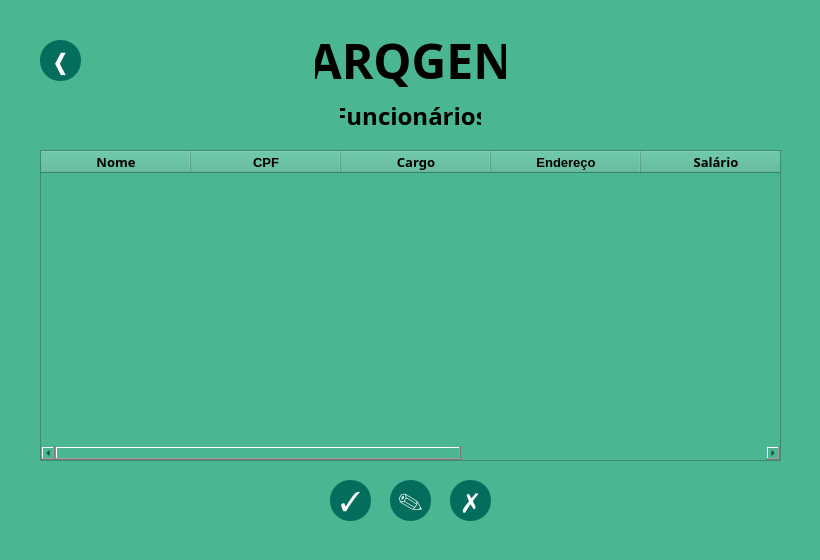
<?xml version="1.0" encoding="UTF-8"?>
<ui version="4.0">
 <class>Funcionarios</class>
 <widget class="QMainWindow" name="Funcionarios">
  <property name="geometry">
   <rect>
    <x>0</x>
    <y>0</y>
    <width>820</width>
    <height>560</height>
   </rect>
  </property>
  <property name="sizePolicy">
   <sizepolicy hsizetype="Preferred" vsizetype="Preferred">
    <horstretch>0</horstretch>
    <verstretch>0</verstretch>
   </sizepolicy>
  </property>
  <property name="minimumSize">
   <size>
    <width>820</width>
    <height>560</height>
   </size>
  </property>
  <property name="maximumSize">
   <size>
    <width>820</width>
    <height>560</height>
   </size>
  </property>
  <property name="windowTitle">
   <string>MainWindow</string>
  </property>
  <property name="styleSheet">
   <string notr="true">background-color: rgb(74, 182,  146);</string>
  </property>
  <widget class="QWidget" name="centralwidget">
   <widget class="QLabel" name="arqgen">
    <property name="geometry">
     <rect>
      <x>315</x>
      <y>20</y>
      <width>191</width>
      <height>81</height>
     </rect>
    </property>
    <property name="font">
     <font>
      <family>SF Pro</family>
      <pointsize>36</pointsize>
      <weight>75</weight>
      <italic>false</italic>
      <bold>true</bold>
     </font>
    </property>
    <property name="text">
     <string>ARQGEN</string>
    </property>
    <property name="alignment">
     <set>Qt::AlignCenter</set>
    </property>
   </widget>
   <widget class="QTableWidget" name="tabelafuncionarios">
    <property name="geometry">
     <rect>
      <x>40</x>
      <y>150</y>
      <width>741</width>
      <height>311</height>
     </rect>
    </property>
    <property name="font">
     <font>
      <family>Arial</family>
      <pointsize>11</pointsize>
      <weight>50</weight>
      <bold>false</bold>
     </font>
    </property>
    <property name="cursor" stdset="0">
     <cursorShape>PointingHandCursor</cursorShape>
    </property>
    <property name="layoutDirection">
     <enum>Qt::LeftToRight</enum>
    </property>
    <property name="autoFillBackground">
     <bool>false</bool>
    </property>
    <property name="styleSheet">
     <string notr="true">background-color: rgb(4, 110, 92);
QTableWidget{color:black};</string>
    </property>
    <property name="rowCount">
     <number>0</number>
    </property>
    <attribute name="horizontalHeaderVisible">
     <bool>true</bool>
    </attribute>
    <attribute name="horizontalHeaderCascadingSectionResizes">
     <bool>false</bool>
    </attribute>
    <attribute name="horizontalHeaderMinimumSectionSize">
     <number>49</number>
    </attribute>
    <attribute name="horizontalHeaderDefaultSectionSize">
     <number>150</number>
    </attribute>
    <attribute name="horizontalHeaderHighlightSections">
     <bool>false</bool>
    </attribute>
    <attribute name="verticalHeaderDefaultSectionSize">
     <number>37</number>
    </attribute>
    <column>
     <property name="text">
      <string>Nome</string>
     </property>
     <property name="font">
      <font>
       <family>SF Pro</family>
       <pointsize>10</pointsize>
       <weight>75</weight>
       <bold>true</bold>
      </font>
     </property>
    </column>
    <column>
     <property name="text">
      <string>CPF</string>
     </property>
     <property name="font">
      <font>
       <pointsize>10</pointsize>
       <weight>75</weight>
       <bold>true</bold>
      </font>
     </property>
    </column>
    <column>
     <property name="text">
      <string>Cargo</string>
     </property>
     <property name="font">
      <font>
       <family>SF Pro</family>
       <pointsize>10</pointsize>
       <weight>75</weight>
       <bold>true</bold>
      </font>
     </property>
    </column>
    <column>
     <property name="text">
      <string>Endereço</string>
     </property>
     <property name="font">
      <font>
       <pointsize>10</pointsize>
       <weight>75</weight>
       <bold>true</bold>
      </font>
     </property>
    </column>
    <column>
     <property name="text">
      <string>Salário</string>
     </property>
     <property name="font">
      <font>
       <family>SF Pro</family>
       <pointsize>10</pointsize>
       <weight>75</weight>
       <bold>true</bold>
      </font>
     </property>
    </column>
    <column>
     <property name="text">
      <string>Sexo</string>
     </property>
     <property name="font">
      <font>
       <pointsize>10</pointsize>
       <weight>75</weight>
       <bold>true</bold>
      </font>
     </property>
    </column>
    <column>
     <property name="text">
      <string>Data de Nascimento</string>
     </property>
     <property name="font">
      <font>
       <pointsize>10</pointsize>
       <weight>75</weight>
       <bold>true</bold>
      </font>
     </property>
    </column>
   </widget>
   <widget class="QLabel" name="funcionarios">
    <property name="geometry">
     <rect>
      <x>340</x>
      <y>95</y>
      <width>141</width>
      <height>41</height>
     </rect>
    </property>
    <property name="font">
     <font>
      <family>SF Pro</family>
      <pointsize>18</pointsize>
      <weight>75</weight>
      <bold>true</bold>
     </font>
    </property>
    <property name="text">
     <string>Funcionários</string>
    </property>
    <property name="alignment">
     <set>Qt::AlignCenter</set>
    </property>
   </widget>
   <widget class="QLabel" name="label">
    <property name="geometry">
     <rect>
      <x>540</x>
      <y>40</y>
      <width>31</width>
      <height>41</height>
     </rect>
    </property>
    <property name="sizePolicy">
     <sizepolicy hsizetype="Maximum" vsizetype="Maximum">
      <horstretch>0</horstretch>
      <verstretch>0</verstretch>
     </sizepolicy>
    </property>
    <property name="maximumSize">
     <size>
      <width>200</width>
      <height>200</height>
     </size>
    </property>
    <property name="text">
     <string/>
    </property>
    <property name="pixmap">
     <pixmap>../media/building.2.fill@3x.png</pixmap>
    </property>
   </widget>
   <widget class="QLabel" name="label_2">
    <property name="geometry">
     <rect>
      <x>610</x>
      <y>40</y>
      <width>31</width>
      <height>41</height>
     </rect>
    </property>
    <property name="sizePolicy">
     <sizepolicy hsizetype="Maximum" vsizetype="Maximum">
      <horstretch>0</horstretch>
      <verstretch>0</verstretch>
     </sizepolicy>
    </property>
    <property name="maximumSize">
     <size>
      <width>200</width>
      <height>200</height>
     </size>
    </property>
    <property name="text">
     <string/>
    </property>
    <property name="pixmap">
     <pixmap>../media/building.2@3x.png</pixmap>
    </property>
   </widget>
   <widget class="QLabel" name="label_3">
    <property name="geometry">
     <rect>
      <x>680</x>
      <y>40</y>
      <width>31</width>
      <height>41</height>
     </rect>
    </property>
    <property name="sizePolicy">
     <sizepolicy hsizetype="Maximum" vsizetype="Maximum">
      <horstretch>0</horstretch>
      <verstretch>0</verstretch>
     </sizepolicy>
    </property>
    <property name="maximumSize">
     <size>
      <width>200</width>
      <height>200</height>
     </size>
    </property>
    <property name="text">
     <string/>
    </property>
    <property name="pixmap">
     <pixmap>../media/building.2.fill@3x.png</pixmap>
    </property>
   </widget>
   <widget class="QLabel" name="label_4">
    <property name="geometry">
     <rect>
      <x>750</x>
      <y>40</y>
      <width>31</width>
      <height>41</height>
     </rect>
    </property>
    <property name="sizePolicy">
     <sizepolicy hsizetype="Maximum" vsizetype="Maximum">
      <horstretch>0</horstretch>
      <verstretch>0</verstretch>
     </sizepolicy>
    </property>
    <property name="maximumSize">
     <size>
      <width>200</width>
      <height>200</height>
     </size>
    </property>
    <property name="text">
     <string/>
    </property>
    <property name="pixmap">
     <pixmap>../media/building.2@3x.png</pixmap>
    </property>
   </widget>
   <widget class="QLabel" name="label_6">
    <property name="geometry">
     <rect>
      <x>185</x>
      <y>40</y>
      <width>31</width>
      <height>41</height>
     </rect>
    </property>
    <property name="sizePolicy">
     <sizepolicy hsizetype="Maximum" vsizetype="Maximum">
      <horstretch>0</horstretch>
      <verstretch>0</verstretch>
     </sizepolicy>
    </property>
    <property name="maximumSize">
     <size>
      <width>200</width>
      <height>200</height>
     </size>
    </property>
    <property name="text">
     <string/>
    </property>
    <property name="pixmap">
     <pixmap>../media/building.2@3x.png</pixmap>
    </property>
   </widget>
   <widget class="QLabel" name="label_7">
    <property name="geometry">
     <rect>
      <x>115</x>
      <y>40</y>
      <width>31</width>
      <height>41</height>
     </rect>
    </property>
    <property name="sizePolicy">
     <sizepolicy hsizetype="Maximum" vsizetype="Maximum">
      <horstretch>0</horstretch>
      <verstretch>0</verstretch>
     </sizepolicy>
    </property>
    <property name="maximumSize">
     <size>
      <width>200</width>
      <height>200</height>
     </size>
    </property>
    <property name="text">
     <string/>
    </property>
    <property name="pixmap">
     <pixmap>../media/building.2.fill@3x.png</pixmap>
    </property>
   </widget>
   <widget class="QLabel" name="label_8">
    <property name="geometry">
     <rect>
      <x>255</x>
      <y>40</y>
      <width>31</width>
      <height>41</height>
     </rect>
    </property>
    <property name="sizePolicy">
     <sizepolicy hsizetype="Maximum" vsizetype="Maximum">
      <horstretch>0</horstretch>
      <verstretch>0</verstretch>
     </sizepolicy>
    </property>
    <property name="maximumSize">
     <size>
      <width>200</width>
      <height>200</height>
     </size>
    </property>
    <property name="text">
     <string/>
    </property>
    <property name="pixmap">
     <pixmap>../media/building.2.fill@3x.png</pixmap>
    </property>
   </widget>
   <widget class="QPushButton" name="sair">
    <property name="geometry">
     <rect>
      <x>40</x>
      <y>40</y>
      <width>41</width>
      <height>41</height>
     </rect>
    </property>
    <property name="palette">
     <palette>
      <active>
       <colorrole role="WindowText">
        <brush brushstyle="SolidPattern">
         <color alpha="255">
          <red>255</red>
          <green>255</green>
          <blue>255</blue>
         </color>
        </brush>
       </colorrole>
       <colorrole role="Button">
        <brush brushstyle="SolidPattern">
         <color alpha="255">
          <red>4</red>
          <green>110</green>
          <blue>92</blue>
         </color>
        </brush>
       </colorrole>
       <colorrole role="Text">
        <brush brushstyle="SolidPattern">
         <color alpha="255">
          <red>255</red>
          <green>255</green>
          <blue>255</blue>
         </color>
        </brush>
       </colorrole>
       <colorrole role="BrightText">
        <brush brushstyle="SolidPattern">
         <color alpha="255">
          <red>203</red>
          <green>255</green>
          <blue>80</blue>
         </color>
        </brush>
       </colorrole>
       <colorrole role="ButtonText">
        <brush brushstyle="SolidPattern">
         <color alpha="255">
          <red>255</red>
          <green>255</green>
          <blue>255</blue>
         </color>
        </brush>
       </colorrole>
       <colorrole role="Base">
        <brush brushstyle="SolidPattern">
         <color alpha="255">
          <red>4</red>
          <green>110</green>
          <blue>92</blue>
         </color>
        </brush>
       </colorrole>
       <colorrole role="Window">
        <brush brushstyle="SolidPattern">
         <color alpha="255">
          <red>4</red>
          <green>110</green>
          <blue>92</blue>
         </color>
        </brush>
       </colorrole>
       <colorrole role="ToolTipBase">
        <brush brushstyle="SolidPattern">
         <color alpha="255">
          <red>255</red>
          <green>255</green>
          <blue>0</blue>
         </color>
        </brush>
       </colorrole>
       <colorrole role="PlaceholderText">
        <brush brushstyle="SolidPattern">
         <color alpha="128">
          <red>0</red>
          <green>0</green>
          <blue>0</blue>
         </color>
        </brush>
       </colorrole>
      </active>
      <inactive>
       <colorrole role="WindowText">
        <brush brushstyle="SolidPattern">
         <color alpha="255">
          <red>255</red>
          <green>255</green>
          <blue>255</blue>
         </color>
        </brush>
       </colorrole>
       <colorrole role="Button">
        <brush brushstyle="SolidPattern">
         <color alpha="255">
          <red>4</red>
          <green>110</green>
          <blue>92</blue>
         </color>
        </brush>
       </colorrole>
       <colorrole role="Text">
        <brush brushstyle="SolidPattern">
         <color alpha="255">
          <red>255</red>
          <green>255</green>
          <blue>255</blue>
         </color>
        </brush>
       </colorrole>
       <colorrole role="BrightText">
        <brush brushstyle="SolidPattern">
         <color alpha="255">
          <red>203</red>
          <green>255</green>
          <blue>80</blue>
         </color>
        </brush>
       </colorrole>
       <colorrole role="ButtonText">
        <brush brushstyle="SolidPattern">
         <color alpha="255">
          <red>255</red>
          <green>255</green>
          <blue>255</blue>
         </color>
        </brush>
       </colorrole>
       <colorrole role="Base">
        <brush brushstyle="SolidPattern">
         <color alpha="255">
          <red>4</red>
          <green>110</green>
          <blue>92</blue>
         </color>
        </brush>
       </colorrole>
       <colorrole role="Window">
        <brush brushstyle="SolidPattern">
         <color alpha="255">
          <red>4</red>
          <green>110</green>
          <blue>92</blue>
         </color>
        </brush>
       </colorrole>
       <colorrole role="ToolTipBase">
        <brush brushstyle="SolidPattern">
         <color alpha="255">
          <red>255</red>
          <green>255</green>
          <blue>0</blue>
         </color>
        </brush>
       </colorrole>
       <colorrole role="PlaceholderText">
        <brush brushstyle="SolidPattern">
         <color alpha="128">
          <red>0</red>
          <green>0</green>
          <blue>0</blue>
         </color>
        </brush>
       </colorrole>
      </inactive>
      <disabled>
       <colorrole role="WindowText">
        <brush brushstyle="SolidPattern">
         <color alpha="255">
          <red>255</red>
          <green>255</green>
          <blue>255</blue>
         </color>
        </brush>
       </colorrole>
       <colorrole role="Button">
        <brush brushstyle="SolidPattern">
         <color alpha="255">
          <red>4</red>
          <green>110</green>
          <blue>92</blue>
         </color>
        </brush>
       </colorrole>
       <colorrole role="Text">
        <brush brushstyle="SolidPattern">
         <color alpha="255">
          <red>255</red>
          <green>255</green>
          <blue>255</blue>
         </color>
        </brush>
       </colorrole>
       <colorrole role="BrightText">
        <brush brushstyle="SolidPattern">
         <color alpha="255">
          <red>203</red>
          <green>255</green>
          <blue>80</blue>
         </color>
        </brush>
       </colorrole>
       <colorrole role="ButtonText">
        <brush brushstyle="SolidPattern">
         <color alpha="255">
          <red>255</red>
          <green>255</green>
          <blue>255</blue>
         </color>
        </brush>
       </colorrole>
       <colorrole role="Base">
        <brush brushstyle="SolidPattern">
         <color alpha="255">
          <red>4</red>
          <green>110</green>
          <blue>92</blue>
         </color>
        </brush>
       </colorrole>
       <colorrole role="Window">
        <brush brushstyle="SolidPattern">
         <color alpha="255">
          <red>4</red>
          <green>110</green>
          <blue>92</blue>
         </color>
        </brush>
       </colorrole>
       <colorrole role="ToolTipBase">
        <brush brushstyle="SolidPattern">
         <color alpha="255">
          <red>255</red>
          <green>255</green>
          <blue>0</blue>
         </color>
        </brush>
       </colorrole>
       <colorrole role="PlaceholderText">
        <brush brushstyle="SolidPattern">
         <color alpha="128">
          <red>0</red>
          <green>0</green>
          <blue>0</blue>
         </color>
        </brush>
       </colorrole>
      </disabled>
     </palette>
    </property>
    <property name="font">
     <font>
      <family>SF Prol</family>
      <pointsize>18</pointsize>
      <weight>9</weight>
      <italic>false</italic>
      <bold>false</bold>
     </font>
    </property>
    <property name="contextMenuPolicy">
     <enum>Qt::CustomContextMenu</enum>
    </property>
    <property name="styleSheet">
     <string notr="true">QPushButton{
	color:white;
	border-radius:20px;
	background-color: rgb(4, 110, 92);
	font: 75 18pt &quot;SF Prol&quot;;
}
QPushButton:hover{
	background-color: rgb(0, 44, 38);
}</string>
    </property>
    <property name="text">
     <string>❮</string>
    </property>
    <property name="iconSize">
     <size>
      <width>93</width>
      <height>100</height>
     </size>
    </property>
    <property name="checkable">
     <bool>false</bool>
    </property>
    <property name="autoRepeat">
     <bool>false</bool>
    </property>
    <property name="autoExclusive">
     <bool>false</bool>
    </property>
    <property name="autoDefault">
     <bool>false</bool>
    </property>
    <property name="default">
     <bool>false</bool>
    </property>
    <property name="flat">
     <bool>true</bool>
    </property>
   </widget>
   <widget class="QPushButton" name="editar">
    <property name="geometry">
     <rect>
      <x>390</x>
      <y>480</y>
      <width>41</width>
      <height>41</height>
     </rect>
    </property>
    <property name="palette">
     <palette>
      <active>
       <colorrole role="WindowText">
        <brush brushstyle="SolidPattern">
         <color alpha="255">
          <red>255</red>
          <green>255</green>
          <blue>255</blue>
         </color>
        </brush>
       </colorrole>
       <colorrole role="Button">
        <brush brushstyle="SolidPattern">
         <color alpha="255">
          <red>4</red>
          <green>110</green>
          <blue>92</blue>
         </color>
        </brush>
       </colorrole>
       <colorrole role="Text">
        <brush brushstyle="SolidPattern">
         <color alpha="255">
          <red>255</red>
          <green>255</green>
          <blue>255</blue>
         </color>
        </brush>
       </colorrole>
       <colorrole role="BrightText">
        <brush brushstyle="SolidPattern">
         <color alpha="255">
          <red>203</red>
          <green>255</green>
          <blue>80</blue>
         </color>
        </brush>
       </colorrole>
       <colorrole role="ButtonText">
        <brush brushstyle="SolidPattern">
         <color alpha="255">
          <red>255</red>
          <green>255</green>
          <blue>255</blue>
         </color>
        </brush>
       </colorrole>
       <colorrole role="Base">
        <brush brushstyle="SolidPattern">
         <color alpha="255">
          <red>4</red>
          <green>110</green>
          <blue>92</blue>
         </color>
        </brush>
       </colorrole>
       <colorrole role="Window">
        <brush brushstyle="SolidPattern">
         <color alpha="255">
          <red>4</red>
          <green>110</green>
          <blue>92</blue>
         </color>
        </brush>
       </colorrole>
       <colorrole role="ToolTipBase">
        <brush brushstyle="SolidPattern">
         <color alpha="255">
          <red>255</red>
          <green>255</green>
          <blue>0</blue>
         </color>
        </brush>
       </colorrole>
       <colorrole role="PlaceholderText">
        <brush brushstyle="SolidPattern">
         <color alpha="128">
          <red>0</red>
          <green>0</green>
          <blue>0</blue>
         </color>
        </brush>
       </colorrole>
      </active>
      <inactive>
       <colorrole role="WindowText">
        <brush brushstyle="SolidPattern">
         <color alpha="255">
          <red>255</red>
          <green>255</green>
          <blue>255</blue>
         </color>
        </brush>
       </colorrole>
       <colorrole role="Button">
        <brush brushstyle="SolidPattern">
         <color alpha="255">
          <red>4</red>
          <green>110</green>
          <blue>92</blue>
         </color>
        </brush>
       </colorrole>
       <colorrole role="Text">
        <brush brushstyle="SolidPattern">
         <color alpha="255">
          <red>255</red>
          <green>255</green>
          <blue>255</blue>
         </color>
        </brush>
       </colorrole>
       <colorrole role="BrightText">
        <brush brushstyle="SolidPattern">
         <color alpha="255">
          <red>203</red>
          <green>255</green>
          <blue>80</blue>
         </color>
        </brush>
       </colorrole>
       <colorrole role="ButtonText">
        <brush brushstyle="SolidPattern">
         <color alpha="255">
          <red>255</red>
          <green>255</green>
          <blue>255</blue>
         </color>
        </brush>
       </colorrole>
       <colorrole role="Base">
        <brush brushstyle="SolidPattern">
         <color alpha="255">
          <red>4</red>
          <green>110</green>
          <blue>92</blue>
         </color>
        </brush>
       </colorrole>
       <colorrole role="Window">
        <brush brushstyle="SolidPattern">
         <color alpha="255">
          <red>4</red>
          <green>110</green>
          <blue>92</blue>
         </color>
        </brush>
       </colorrole>
       <colorrole role="ToolTipBase">
        <brush brushstyle="SolidPattern">
         <color alpha="255">
          <red>255</red>
          <green>255</green>
          <blue>0</blue>
         </color>
        </brush>
       </colorrole>
       <colorrole role="PlaceholderText">
        <brush brushstyle="SolidPattern">
         <color alpha="128">
          <red>0</red>
          <green>0</green>
          <blue>0</blue>
         </color>
        </brush>
       </colorrole>
      </inactive>
      <disabled>
       <colorrole role="WindowText">
        <brush brushstyle="SolidPattern">
         <color alpha="255">
          <red>255</red>
          <green>255</green>
          <blue>255</blue>
         </color>
        </brush>
       </colorrole>
       <colorrole role="Button">
        <brush brushstyle="SolidPattern">
         <color alpha="255">
          <red>4</red>
          <green>110</green>
          <blue>92</blue>
         </color>
        </brush>
       </colorrole>
       <colorrole role="Text">
        <brush brushstyle="SolidPattern">
         <color alpha="255">
          <red>255</red>
          <green>255</green>
          <blue>255</blue>
         </color>
        </brush>
       </colorrole>
       <colorrole role="BrightText">
        <brush brushstyle="SolidPattern">
         <color alpha="255">
          <red>203</red>
          <green>255</green>
          <blue>80</blue>
         </color>
        </brush>
       </colorrole>
       <colorrole role="ButtonText">
        <brush brushstyle="SolidPattern">
         <color alpha="255">
          <red>255</red>
          <green>255</green>
          <blue>255</blue>
         </color>
        </brush>
       </colorrole>
       <colorrole role="Base">
        <brush brushstyle="SolidPattern">
         <color alpha="255">
          <red>4</red>
          <green>110</green>
          <blue>92</blue>
         </color>
        </brush>
       </colorrole>
       <colorrole role="Window">
        <brush brushstyle="SolidPattern">
         <color alpha="255">
          <red>4</red>
          <green>110</green>
          <blue>92</blue>
         </color>
        </brush>
       </colorrole>
       <colorrole role="ToolTipBase">
        <brush brushstyle="SolidPattern">
         <color alpha="255">
          <red>255</red>
          <green>255</green>
          <blue>0</blue>
         </color>
        </brush>
       </colorrole>
       <colorrole role="PlaceholderText">
        <brush brushstyle="SolidPattern">
         <color alpha="128">
          <red>0</red>
          <green>0</green>
          <blue>0</blue>
         </color>
        </brush>
       </colorrole>
      </disabled>
     </palette>
    </property>
    <property name="font">
     <font>
      <family>SF Prol</family>
      <pointsize>20</pointsize>
      <weight>9</weight>
      <italic>false</italic>
      <bold>false</bold>
     </font>
    </property>
    <property name="contextMenuPolicy">
     <enum>Qt::CustomContextMenu</enum>
    </property>
    <property name="styleSheet">
     <string notr="true">QPushButton{
	color:white;
	border-radius:20px;
	background-color: rgb(4, 110, 92);
	font: 75 20pt &quot;SF Prol&quot;;
}
QPushButton:hover{
	background-color: rgb(0, 44, 38);
}</string>
    </property>
    <property name="text">
     <string>✎</string>
    </property>
    <property name="iconSize">
     <size>
      <width>93</width>
      <height>100</height>
     </size>
    </property>
    <property name="checkable">
     <bool>false</bool>
    </property>
    <property name="autoRepeat">
     <bool>false</bool>
    </property>
    <property name="autoExclusive">
     <bool>false</bool>
    </property>
    <property name="autoDefault">
     <bool>false</bool>
    </property>
    <property name="default">
     <bool>false</bool>
    </property>
    <property name="flat">
     <bool>true</bool>
    </property>
   </widget>
   <widget class="QPushButton" name="salvar">
    <property name="geometry">
     <rect>
      <x>330</x>
      <y>480</y>
      <width>41</width>
      <height>41</height>
     </rect>
    </property>
    <property name="palette">
     <palette>
      <active>
       <colorrole role="WindowText">
        <brush brushstyle="SolidPattern">
         <color alpha="255">
          <red>255</red>
          <green>255</green>
          <blue>255</blue>
         </color>
        </brush>
       </colorrole>
       <colorrole role="Button">
        <brush brushstyle="SolidPattern">
         <color alpha="255">
          <red>4</red>
          <green>110</green>
          <blue>92</blue>
         </color>
        </brush>
       </colorrole>
       <colorrole role="Text">
        <brush brushstyle="SolidPattern">
         <color alpha="255">
          <red>255</red>
          <green>255</green>
          <blue>255</blue>
         </color>
        </brush>
       </colorrole>
       <colorrole role="BrightText">
        <brush brushstyle="SolidPattern">
         <color alpha="255">
          <red>203</red>
          <green>255</green>
          <blue>80</blue>
         </color>
        </brush>
       </colorrole>
       <colorrole role="ButtonText">
        <brush brushstyle="SolidPattern">
         <color alpha="255">
          <red>255</red>
          <green>255</green>
          <blue>255</blue>
         </color>
        </brush>
       </colorrole>
       <colorrole role="Base">
        <brush brushstyle="SolidPattern">
         <color alpha="255">
          <red>4</red>
          <green>110</green>
          <blue>92</blue>
         </color>
        </brush>
       </colorrole>
       <colorrole role="Window">
        <brush brushstyle="SolidPattern">
         <color alpha="255">
          <red>4</red>
          <green>110</green>
          <blue>92</blue>
         </color>
        </brush>
       </colorrole>
       <colorrole role="ToolTipBase">
        <brush brushstyle="SolidPattern">
         <color alpha="255">
          <red>255</red>
          <green>255</green>
          <blue>0</blue>
         </color>
        </brush>
       </colorrole>
       <colorrole role="PlaceholderText">
        <brush brushstyle="SolidPattern">
         <color alpha="128">
          <red>0</red>
          <green>0</green>
          <blue>0</blue>
         </color>
        </brush>
       </colorrole>
      </active>
      <inactive>
       <colorrole role="WindowText">
        <brush brushstyle="SolidPattern">
         <color alpha="255">
          <red>255</red>
          <green>255</green>
          <blue>255</blue>
         </color>
        </brush>
       </colorrole>
       <colorrole role="Button">
        <brush brushstyle="SolidPattern">
         <color alpha="255">
          <red>4</red>
          <green>110</green>
          <blue>92</blue>
         </color>
        </brush>
       </colorrole>
       <colorrole role="Text">
        <brush brushstyle="SolidPattern">
         <color alpha="255">
          <red>255</red>
          <green>255</green>
          <blue>255</blue>
         </color>
        </brush>
       </colorrole>
       <colorrole role="BrightText">
        <brush brushstyle="SolidPattern">
         <color alpha="255">
          <red>203</red>
          <green>255</green>
          <blue>80</blue>
         </color>
        </brush>
       </colorrole>
       <colorrole role="ButtonText">
        <brush brushstyle="SolidPattern">
         <color alpha="255">
          <red>255</red>
          <green>255</green>
          <blue>255</blue>
         </color>
        </brush>
       </colorrole>
       <colorrole role="Base">
        <brush brushstyle="SolidPattern">
         <color alpha="255">
          <red>4</red>
          <green>110</green>
          <blue>92</blue>
         </color>
        </brush>
       </colorrole>
       <colorrole role="Window">
        <brush brushstyle="SolidPattern">
         <color alpha="255">
          <red>4</red>
          <green>110</green>
          <blue>92</blue>
         </color>
        </brush>
       </colorrole>
       <colorrole role="ToolTipBase">
        <brush brushstyle="SolidPattern">
         <color alpha="255">
          <red>255</red>
          <green>255</green>
          <blue>0</blue>
         </color>
        </brush>
       </colorrole>
       <colorrole role="PlaceholderText">
        <brush brushstyle="SolidPattern">
         <color alpha="128">
          <red>0</red>
          <green>0</green>
          <blue>0</blue>
         </color>
        </brush>
       </colorrole>
      </inactive>
      <disabled>
       <colorrole role="WindowText">
        <brush brushstyle="SolidPattern">
         <color alpha="255">
          <red>255</red>
          <green>255</green>
          <blue>255</blue>
         </color>
        </brush>
       </colorrole>
       <colorrole role="Button">
        <brush brushstyle="SolidPattern">
         <color alpha="255">
          <red>4</red>
          <green>110</green>
          <blue>92</blue>
         </color>
        </brush>
       </colorrole>
       <colorrole role="Text">
        <brush brushstyle="SolidPattern">
         <color alpha="255">
          <red>255</red>
          <green>255</green>
          <blue>255</blue>
         </color>
        </brush>
       </colorrole>
       <colorrole role="BrightText">
        <brush brushstyle="SolidPattern">
         <color alpha="255">
          <red>203</red>
          <green>255</green>
          <blue>80</blue>
         </color>
        </brush>
       </colorrole>
       <colorrole role="ButtonText">
        <brush brushstyle="SolidPattern">
         <color alpha="255">
          <red>255</red>
          <green>255</green>
          <blue>255</blue>
         </color>
        </brush>
       </colorrole>
       <colorrole role="Base">
        <brush brushstyle="SolidPattern">
         <color alpha="255">
          <red>4</red>
          <green>110</green>
          <blue>92</blue>
         </color>
        </brush>
       </colorrole>
       <colorrole role="Window">
        <brush brushstyle="SolidPattern">
         <color alpha="255">
          <red>4</red>
          <green>110</green>
          <blue>92</blue>
         </color>
        </brush>
       </colorrole>
       <colorrole role="ToolTipBase">
        <brush brushstyle="SolidPattern">
         <color alpha="255">
          <red>255</red>
          <green>255</green>
          <blue>0</blue>
         </color>
        </brush>
       </colorrole>
       <colorrole role="PlaceholderText">
        <brush brushstyle="SolidPattern">
         <color alpha="128">
          <red>0</red>
          <green>0</green>
          <blue>0</blue>
         </color>
        </brush>
       </colorrole>
      </disabled>
     </palette>
    </property>
    <property name="font">
     <font>
      <family>SF Prol</family>
      <pointsize>20</pointsize>
      <weight>9</weight>
      <italic>false</italic>
      <bold>false</bold>
     </font>
    </property>
    <property name="contextMenuPolicy">
     <enum>Qt::CustomContextMenu</enum>
    </property>
    <property name="styleSheet">
     <string notr="true">QPushButton{
	color:white;
	border-radius:20px;
	background-color: rgb(4, 110, 92);
	font: 75 20pt &quot;SF Prol&quot;;
}
QPushButton:hover{
	background-color: rgb(0, 44, 38);
}</string>
    </property>
    <property name="text">
     <string>✓</string>
    </property>
    <property name="iconSize">
     <size>
      <width>93</width>
      <height>100</height>
     </size>
    </property>
    <property name="checkable">
     <bool>false</bool>
    </property>
    <property name="autoRepeat">
     <bool>false</bool>
    </property>
    <property name="autoExclusive">
     <bool>false</bool>
    </property>
    <property name="autoDefault">
     <bool>false</bool>
    </property>
    <property name="default">
     <bool>false</bool>
    </property>
    <property name="flat">
     <bool>true</bool>
    </property>
   </widget>
   <widget class="QPushButton" name="apagar">
    <property name="geometry">
     <rect>
      <x>450</x>
      <y>480</y>
      <width>41</width>
      <height>41</height>
     </rect>
    </property>
    <property name="palette">
     <palette>
      <active>
       <colorrole role="WindowText">
        <brush brushstyle="SolidPattern">
         <color alpha="255">
          <red>255</red>
          <green>255</green>
          <blue>255</blue>
         </color>
        </brush>
       </colorrole>
       <colorrole role="Button">
        <brush brushstyle="SolidPattern">
         <color alpha="255">
          <red>4</red>
          <green>110</green>
          <blue>92</blue>
         </color>
        </brush>
       </colorrole>
       <colorrole role="Text">
        <brush brushstyle="SolidPattern">
         <color alpha="255">
          <red>255</red>
          <green>255</green>
          <blue>255</blue>
         </color>
        </brush>
       </colorrole>
       <colorrole role="BrightText">
        <brush brushstyle="SolidPattern">
         <color alpha="255">
          <red>203</red>
          <green>255</green>
          <blue>80</blue>
         </color>
        </brush>
       </colorrole>
       <colorrole role="ButtonText">
        <brush brushstyle="SolidPattern">
         <color alpha="255">
          <red>255</red>
          <green>255</green>
          <blue>255</blue>
         </color>
        </brush>
       </colorrole>
       <colorrole role="Base">
        <brush brushstyle="SolidPattern">
         <color alpha="255">
          <red>4</red>
          <green>110</green>
          <blue>92</blue>
         </color>
        </brush>
       </colorrole>
       <colorrole role="Window">
        <brush brushstyle="SolidPattern">
         <color alpha="255">
          <red>4</red>
          <green>110</green>
          <blue>92</blue>
         </color>
        </brush>
       </colorrole>
       <colorrole role="ToolTipBase">
        <brush brushstyle="SolidPattern">
         <color alpha="255">
          <red>255</red>
          <green>255</green>
          <blue>0</blue>
         </color>
        </brush>
       </colorrole>
       <colorrole role="PlaceholderText">
        <brush brushstyle="SolidPattern">
         <color alpha="128">
          <red>0</red>
          <green>0</green>
          <blue>0</blue>
         </color>
        </brush>
       </colorrole>
      </active>
      <inactive>
       <colorrole role="WindowText">
        <brush brushstyle="SolidPattern">
         <color alpha="255">
          <red>255</red>
          <green>255</green>
          <blue>255</blue>
         </color>
        </brush>
       </colorrole>
       <colorrole role="Button">
        <brush brushstyle="SolidPattern">
         <color alpha="255">
          <red>4</red>
          <green>110</green>
          <blue>92</blue>
         </color>
        </brush>
       </colorrole>
       <colorrole role="Text">
        <brush brushstyle="SolidPattern">
         <color alpha="255">
          <red>255</red>
          <green>255</green>
          <blue>255</blue>
         </color>
        </brush>
       </colorrole>
       <colorrole role="BrightText">
        <brush brushstyle="SolidPattern">
         <color alpha="255">
          <red>203</red>
          <green>255</green>
          <blue>80</blue>
         </color>
        </brush>
       </colorrole>
       <colorrole role="ButtonText">
        <brush brushstyle="SolidPattern">
         <color alpha="255">
          <red>255</red>
          <green>255</green>
          <blue>255</blue>
         </color>
        </brush>
       </colorrole>
       <colorrole role="Base">
        <brush brushstyle="SolidPattern">
         <color alpha="255">
          <red>4</red>
          <green>110</green>
          <blue>92</blue>
         </color>
        </brush>
       </colorrole>
       <colorrole role="Window">
        <brush brushstyle="SolidPattern">
         <color alpha="255">
          <red>4</red>
          <green>110</green>
          <blue>92</blue>
         </color>
        </brush>
       </colorrole>
       <colorrole role="ToolTipBase">
        <brush brushstyle="SolidPattern">
         <color alpha="255">
          <red>255</red>
          <green>255</green>
          <blue>0</blue>
         </color>
        </brush>
       </colorrole>
       <colorrole role="PlaceholderText">
        <brush brushstyle="SolidPattern">
         <color alpha="128">
          <red>0</red>
          <green>0</green>
          <blue>0</blue>
         </color>
        </brush>
       </colorrole>
      </inactive>
      <disabled>
       <colorrole role="WindowText">
        <brush brushstyle="SolidPattern">
         <color alpha="255">
          <red>255</red>
          <green>255</green>
          <blue>255</blue>
         </color>
        </brush>
       </colorrole>
       <colorrole role="Button">
        <brush brushstyle="SolidPattern">
         <color alpha="255">
          <red>4</red>
          <green>110</green>
          <blue>92</blue>
         </color>
        </brush>
       </colorrole>
       <colorrole role="Text">
        <brush brushstyle="SolidPattern">
         <color alpha="255">
          <red>255</red>
          <green>255</green>
          <blue>255</blue>
         </color>
        </brush>
       </colorrole>
       <colorrole role="BrightText">
        <brush brushstyle="SolidPattern">
         <color alpha="255">
          <red>203</red>
          <green>255</green>
          <blue>80</blue>
         </color>
        </brush>
       </colorrole>
       <colorrole role="ButtonText">
        <brush brushstyle="SolidPattern">
         <color alpha="255">
          <red>255</red>
          <green>255</green>
          <blue>255</blue>
         </color>
        </brush>
       </colorrole>
       <colorrole role="Base">
        <brush brushstyle="SolidPattern">
         <color alpha="255">
          <red>4</red>
          <green>110</green>
          <blue>92</blue>
         </color>
        </brush>
       </colorrole>
       <colorrole role="Window">
        <brush brushstyle="SolidPattern">
         <color alpha="255">
          <red>4</red>
          <green>110</green>
          <blue>92</blue>
         </color>
        </brush>
       </colorrole>
       <colorrole role="ToolTipBase">
        <brush brushstyle="SolidPattern">
         <color alpha="255">
          <red>255</red>
          <green>255</green>
          <blue>0</blue>
         </color>
        </brush>
       </colorrole>
       <colorrole role="PlaceholderText">
        <brush brushstyle="SolidPattern">
         <color alpha="128">
          <red>0</red>
          <green>0</green>
          <blue>0</blue>
         </color>
        </brush>
       </colorrole>
      </disabled>
     </palette>
    </property>
    <property name="font">
     <font>
      <family>SF Prol</family>
      <pointsize>20</pointsize>
      <weight>9</weight>
      <italic>false</italic>
      <bold>false</bold>
     </font>
    </property>
    <property name="contextMenuPolicy">
     <enum>Qt::CustomContextMenu</enum>
    </property>
    <property name="styleSheet">
     <string notr="true">QPushButton{
	color:white;
	border-radius:20px;
	background-color: rgb(4, 110, 92);
	font: 75 20pt &quot;SF Prol&quot;;
}
QPushButton:hover{
	background-color: rgb(0, 44, 38);
}</string>
    </property>
    <property name="text">
     <string>✗</string>
    </property>
    <property name="iconSize">
     <size>
      <width>93</width>
      <height>100</height>
     </size>
    </property>
    <property name="checkable">
     <bool>false</bool>
    </property>
    <property name="autoRepeat">
     <bool>false</bool>
    </property>
    <property name="autoExclusive">
     <bool>false</bool>
    </property>
    <property name="autoDefault">
     <bool>false</bool>
    </property>
    <property name="default">
     <bool>false</bool>
    </property>
    <property name="flat">
     <bool>true</bool>
    </property>
   </widget>
   <zorder>apagar</zorder>
   <zorder>label</zorder>
   <zorder>arqgen</zorder>
   <zorder>tabelafuncionarios</zorder>
   <zorder>funcionarios</zorder>
   <zorder>label_2</zorder>
   <zorder>label_3</zorder>
   <zorder>label_4</zorder>
   <zorder>label_6</zorder>
   <zorder>label_7</zorder>
   <zorder>label_8</zorder>
   <zorder>sair</zorder>
   <zorder>editar</zorder>
   <zorder>salvar</zorder>
  </widget>
  <widget class="QStatusBar" name="statusbar"/>
 </widget>
 <resources/>
 <connections/>
</ui>
